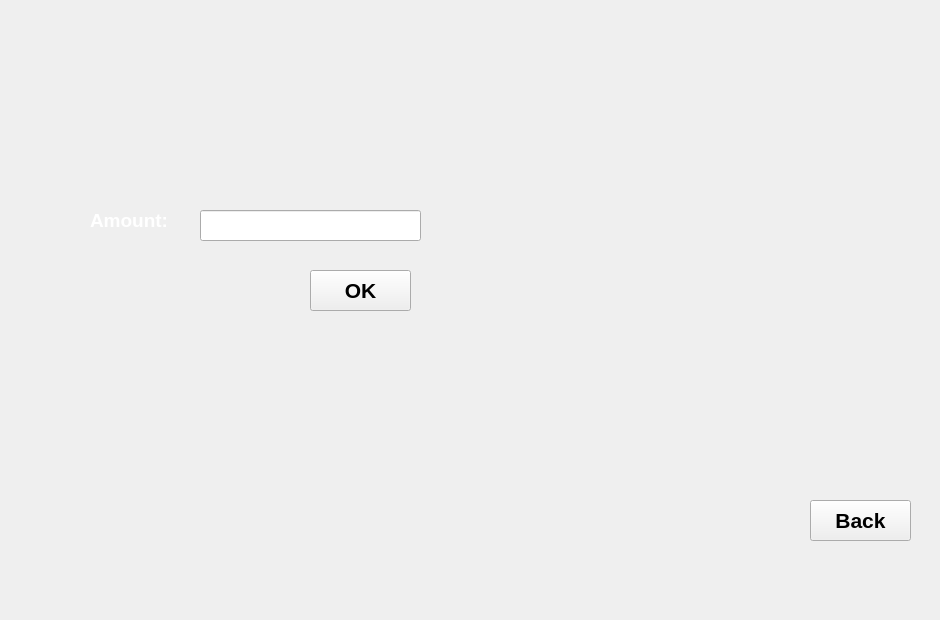
    <widget class="QWidget" name="Withdrawal">
     <widget class="QLineEdit" name="lineEdit_address_8">
      <property name="geometry">
       <rect>
        <x>200</x>
        <y>210</y>
        <width>221</width>
        <height>31</height>
       </rect>
      </property>
      <property name="styleSheet">
       <string notr="true">color: rgb(3, 3, 3);</string>
      </property>
     </widget>
     <widget class="QLabel" name="label_31">
      <property name="geometry">
       <rect>
        <x>90</x>
        <y>200</y>
        <width>101</width>
        <height>41</height>
       </rect>
      </property>
      <property name="font">
       <font>
        <pointsize>14</pointsize>
        <bold>true</bold>
       </font>
      </property>
      <property name="styleSheet">
       <string notr="true">color: rgb(255, 255, 255);</string>
      </property>
      <property name="text">
       <string>Amount:</string>
      </property>
     </widget>
     <widget class="QLabel" name="label_33">
      <property name="geometry">
       <rect>
        <x>40</x>
        <y>-10</y>
        <width>891</width>
        <height>611</height>
       </rect>
      </property>
      <property name="styleSheet">
       <string notr="true">background-image: url(:/res/image/coins.jpeg);</string>
      </property>
      <property name="text">
       <string/>
      </property>
     </widget>
     <widget class="QPushButton" name="pushButton_15">
      <property name="geometry">
       <rect>
        <x>810</x>
        <y>500</y>
        <width>101</width>
        <height>41</height>
       </rect>
      </property>
      <property name="font">
       <font>
        <pointsize>16</pointsize>
        <bold>true</bold>
       </font>
      </property>
      <property name="text">
       <string>Back</string>
      </property>
     </widget>
     <widget class="QPushButton" name="pushButton_24">
      <property name="geometry">
       <rect>
        <x>310</x>
        <y>270</y>
        <width>101</width>
        <height>41</height>
       </rect>
      </property>
      <property name="font">
       <font>
        <pointsize>16</pointsize>
        <bold>true</bold>
       </font>
      </property>
      <property name="text">
       <string>OK</string>
      </property>
     </widget>
     <zorder>label_33</zorder>
     <zorder>lineEdit_address_8</zorder>
     <zorder>label_31</zorder>
     <zorder>pushButton_15</zorder>
     <zorder>pushButton_24</zorder>
    </widget>
